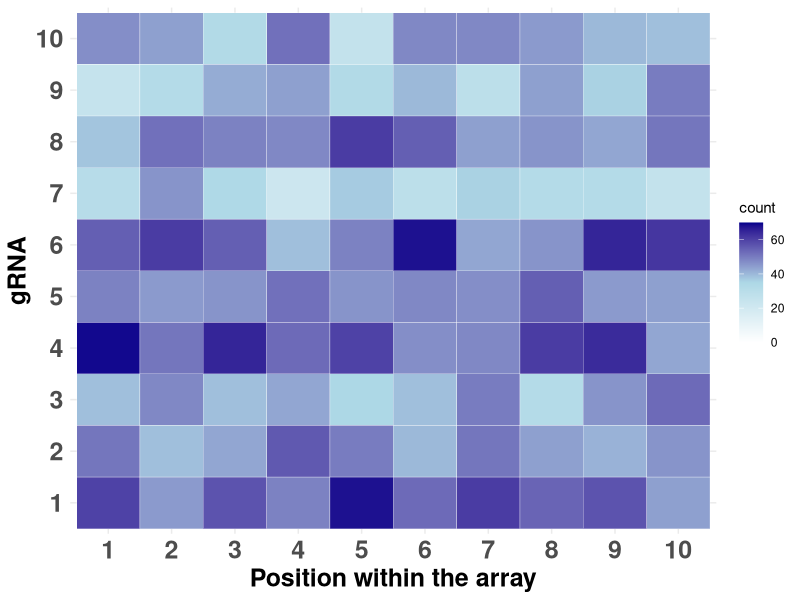

Here is the R script that generated this plot:
library(tidyverse)


array <- as.matrix(read.csv("data/nanopore_sequencing/array_library/array_Lib.csv", header = FALSE))

array <- as.data.frame(array)

array <-  distinct(array)

colnames(array) <- paste0("Position_", 1:10)

array_long <- array %>% 
  pivot_longer(cols = 1:10, names_to = "Position", values_to = "gRNA") 

array_long$Position <- factor(str_extract(array_long$Position, "\\d+"), levels = paste0(1:10))


gRNA_count <- array_long %>% 
  dplyr::filter(gRNA %in% c(1:10)) %>% 
  group_by(Position, gRNA) %>% 
  summarise(count = n())


heatmap <- ggplot(gRNA_count, aes(x = Position, y = factor(gRNA), fill = count)) +
  geom_tile(color = "white") +
  scale_fill_gradientn(
    colors = c("white", "lightblue", "darkblue"),
    limits = c(0, 70)  # Set legend scale range
  ) +
  labs(x = "Position within the array", y = "gRNA") +
  theme_minimal() +
  theme(
    axis.text.x = element_text(size = 18, face = "bold"),
    axis.title.y = element_text(size = 18, face = "bold"),
    axis.title.x = element_text(size = 18, face = "bold"),
    axis.text.y = element_text(size = 18, face = "bold"),
    axis.ticks = element_blank(),
    panel.grid.minor = element_blank(),
    plot.title = element_text(size = 16, face = "bold", hjust = 0.5)
  )

ggsave(file="array_library.svg", plot=heatmap, width=10, height=8)

